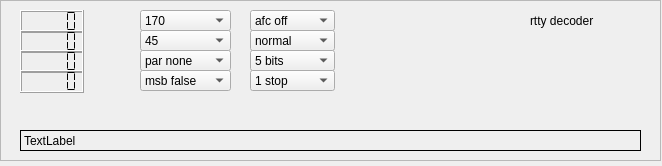
<?xml version="1.0" encoding="UTF-8"?>
<ui version="4.0">
 <class>Form</class>
 <widget class="QWidget" name="Form">
  <property name="geometry">
   <rect>
    <x>0</x>
    <y>0</y>
    <width>662</width>
    <height>166</height>
   </rect>
  </property>
  <property name="windowTitle">
   <string>Form</string>
  </property>
  <widget class="QFrame" name="frame">
   <property name="geometry">
    <rect>
     <x>0</x>
     <y>0</y>
     <width>661</width>
     <height>161</height>
    </rect>
   </property>
   <property name="frameShape">
    <enum>QFrame::StyledPanel</enum>
   </property>
   <property name="frameShadow">
    <enum>QFrame::Raised</enum>
   </property>
   <widget class="QLCDNumber" name="rttyStrengthMeter">
    <property name="geometry">
     <rect>
      <x>20</x>
      <y>10</y>
      <width>64</width>
      <height>23</height>
     </rect>
    </property>
    <property name="segmentStyle">
     <enum>QLCDNumber::Flat</enum>
    </property>
   </widget>
   <widget class="QLCDNumber" name="rttyFreqCorrection">
    <property name="geometry">
     <rect>
      <x>20</x>
      <y>30</y>
      <width>64</width>
      <height>23</height>
     </rect>
    </property>
    <property name="segmentStyle">
     <enum>QLCDNumber::Flat</enum>
    </property>
   </widget>
   <widget class="QLCDNumber" name="rttyBaudRate">
    <property name="geometry">
     <rect>
      <x>20</x>
      <y>50</y>
      <width>64</width>
      <height>23</height>
     </rect>
    </property>
    <property name="segmentStyle">
     <enum>QLCDNumber::Flat</enum>
    </property>
   </widget>
   <widget class="QLCDNumber" name="rttyGuess">
    <property name="geometry">
     <rect>
      <x>20</x>
      <y>70</y>
      <width>64</width>
      <height>23</height>
     </rect>
    </property>
    <property name="segmentStyle">
     <enum>QLCDNumber::Flat</enum>
    </property>
   </widget>
   <widget class="QLabel" name="rttytextBox">
    <property name="geometry">
     <rect>
      <x>20</x>
      <y>130</y>
      <width>621</width>
      <height>21</height>
     </rect>
    </property>
    <property name="frameShape">
     <enum>QFrame::Box</enum>
    </property>
    <property name="text">
     <string>TextLabel</string>
    </property>
   </widget>
   <widget class="QComboBox" name="rttyWidthSelect">
    <property name="geometry">
     <rect>
      <x>140</x>
      <y>10</y>
      <width>91</width>
      <height>21</height>
     </rect>
    </property>
    <item>
     <property name="text">
      <string>170</string>
     </property>
    </item>
    <item>
     <property name="text">
      <string>300</string>
     </property>
    </item>
    <item>
     <property name="text">
      <string>450</string>
     </property>
    </item>
    <item>
     <property name="text">
      <string>600</string>
     </property>
    </item>
    <item>
     <property name="text">
      <string>850</string>
     </property>
    </item>
    <item>
     <property name="text">
      <string>900</string>
     </property>
    </item>
    <item>
     <property name="text">
      <string>1200</string>
     </property>
    </item>
   </widget>
   <widget class="QComboBox" name="rttyBaudrateSelect">
    <property name="geometry">
     <rect>
      <x>140</x>
      <y>30</y>
      <width>91</width>
      <height>21</height>
     </rect>
    </property>
    <item>
     <property name="text">
      <string>45</string>
     </property>
    </item>
    <item>
     <property name="text">
      <string>50</string>
     </property>
    </item>
    <item>
     <property name="text">
      <string>75</string>
     </property>
    </item>
    <item>
     <property name="text">
      <string>100</string>
     </property>
    </item>
    <item>
     <property name="text">
      <string>300</string>
     </property>
    </item>
   </widget>
   <widget class="QComboBox" name="rttyParitySelect">
    <property name="geometry">
     <rect>
      <x>140</x>
      <y>50</y>
      <width>91</width>
      <height>21</height>
     </rect>
    </property>
    <item>
     <property name="text">
      <string>par none</string>
     </property>
    </item>
    <item>
     <property name="text">
      <string>par one</string>
     </property>
    </item>
    <item>
     <property name="text">
      <string>par odd</string>
     </property>
    </item>
    <item>
     <property name="text">
      <string>par even</string>
     </property>
    </item>
    <item>
     <property name="text">
      <string>par zero</string>
     </property>
    </item>
   </widget>
   <widget class="QComboBox" name="rttyMsbSelect">
    <property name="geometry">
     <rect>
      <x>140</x>
      <y>70</y>
      <width>91</width>
      <height>21</height>
     </rect>
    </property>
    <item>
     <property name="text">
      <string>msb false</string>
     </property>
    </item>
    <item>
     <property name="text">
      <string>msb true</string>
     </property>
    </item>
   </widget>
   <widget class="QComboBox" name="rttyAfconTrigger">
    <property name="geometry">
     <rect>
      <x>250</x>
      <y>10</y>
      <width>85</width>
      <height>21</height>
     </rect>
    </property>
    <item>
     <property name="text">
      <string>afc off</string>
     </property>
    </item>
    <item>
     <property name="text">
      <string>afc on</string>
     </property>
    </item>
   </widget>
   <widget class="QComboBox" name="rttyReverseTrigger">
    <property name="geometry">
     <rect>
      <x>250</x>
      <y>30</y>
      <width>85</width>
      <height>21</height>
     </rect>
    </property>
    <item>
     <property name="text">
      <string>normal</string>
     </property>
    </item>
    <item>
     <property name="text">
      <string>reverse</string>
     </property>
    </item>
   </widget>
   <widget class="QComboBox" name="rttyNbitsTrigger">
    <property name="geometry">
     <rect>
      <x>250</x>
      <y>50</y>
      <width>85</width>
      <height>21</height>
     </rect>
    </property>
    <item>
     <property name="text">
      <string>5 bits</string>
     </property>
    </item>
    <item>
     <property name="text">
      <string>7 bits</string>
     </property>
    </item>
    <item>
     <property name="text">
      <string>8 bits</string>
     </property>
    </item>
   </widget>
   <widget class="QComboBox" name="rttyStopbitsTrigger">
    <property name="geometry">
     <rect>
      <x>250</x>
      <y>70</y>
      <width>85</width>
      <height>21</height>
     </rect>
    </property>
    <item>
     <property name="text">
      <string>1 stop</string>
     </property>
    </item>
    <item>
     <property name="text">
      <string>1.5 stop</string>
     </property>
    </item>
    <item>
     <property name="text">
      <string>2 stop</string>
     </property>
    </item>
   </widget>
   <widget class="QLabel" name="label">
    <property name="geometry">
     <rect>
      <x>530</x>
      <y>10</y>
      <width>111</width>
      <height>21</height>
     </rect>
    </property>
    <property name="text">
     <string>rtty decoder</string>
    </property>
   </widget>
  </widget>
 </widget>
 <resources/>
 <connections/>
</ui>
